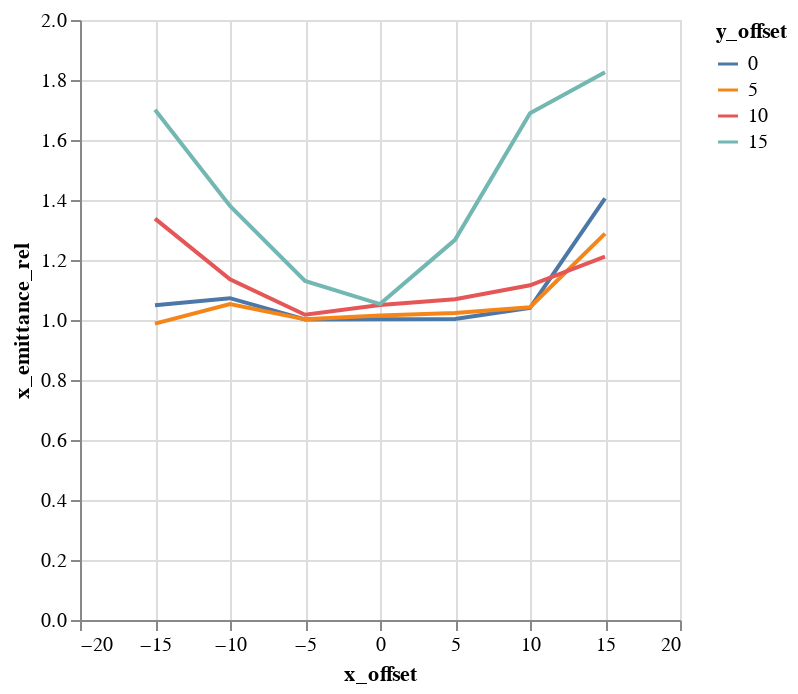

Notebook code for this chart:
### Code cell
alt.Chart(emit_df).mark_line().encode(
    color='y_offset:N',
    x='x_offset',
    y='x_emittance_rel',
)

### Figure 1 — Vega-Lite specification as saved in the notebook (floating-point values rounded to 4 significant figures)
{"$schema": "https://vega.github.io/schema/vega-lite/v1.2.1.json", "data": {"values": [{"losses": 163, "relbeta": 0.002308, "sourceID": 16777222, "sourceName": "x_-15_y_0", "x_emittance": 1.701, "x_emittance_rel": 1.049, "x_norm_emittance": 0.003926, "x_offset": -15, "y_emittance": 1.558, "y_emittance_rel": 0.9911, "y_norm_emittance": 0.003597, "y_offset": 0}, {"losses": 156, "relbeta": 0.002308, "sourceID": 16777229, "sourceName": "x_-15_y_5", "x_emittance": 1.574, "x_emittance_rel": 0.9878, "x_norm_emittance": 0.003632, "x_offset": -15, "y_emittance": 1.566, "y_emittance_rel": 0.9826, "y_norm_emittance": 0.003615, "y_offset": 5}, {"losses": 155, "relbeta": 0.002308, "sourceID": 16777236, "sourceName": "x_-15_y_10", "x_emittance": 2.163, "x_emittance_rel": 1.338, "x_norm_emittance": 0.004993, "x_offset": -15, "y_emittance": 1.788, "y_emittance_rel": 1.12, "y_norm_emittance": 0.004127, "y_offset": 10}, {"losses": 144, "relbeta": 0.002308, "sourceID": 16777243, "sourceName": "x_-15_y_15", "x_emittance": 2.842, "x_emittance_rel": 1.701, "x_norm_emittance": 0.006561, "x_offset": -15, "y_emittance": 3.536, "y_emittance_rel": 2.128, "y_norm_emittance": 0.008163, "y_offset": 15}, {"losses": 2, "relbeta": 0.002308, "sourceID": 16777220, "sourceName": "x_-10_y_0", "x_emittance": 1.708, "x_emittance_rel": 1.073, "x_norm_emittance": 0.003943, "x_offset": -10, "y_emittance": 1.567, "y_emittance_rel": 1.01, "y_norm_emittance": 0.003618, "y_offset": 0}, {"losses": 2, "relbeta": 0.002308, "sourceID": 16777227, "sourceName": "x_-10_y_5", "x_emittance": 1.699, "x_emittance_rel": 1.053, "x_norm_emittance": 0.003921, "x_offset": -10, "y_emittance": 1.608, "y_emittance_rel": 1.017, "y_norm_emittance": 0.003711, "y_offset": 5}, {"losses": 3, "relbeta": 0.002308, "sourceID": 16777234, "sourceName": "x_-10_y_10", "x_emittance": 1.688, "x_emittance_rel": 1.135, "x_norm_emittance": 0.003896, "x_offset": -10, "y_emittance": 1.75, "y_emittance_rel": 1.051, "y_norm_emittance": 0.00404, "y_offset": 10}, {"losses": 1, "relbeta": 0.002308, "sourceID": 16777241, "sourceName": "x_-10_y_15", "x_emittance": 2.001, "x_emittance_rel": 1.38, "x_norm_emittance": 0.00462, "x_offset": -10, "y_emittance": 2.107, "y_emittance_rel": 1.289, "y_norm_emittance": 0.004863, "y_offset": 15}, {"losses": 0, "relbeta": 0.002308, "sourceID": 16777218, "sourceName": "x_-5_y_0", "x_emittance": 1.68, "x_emittance_rel": 1.002, "x_norm_emittance": 0.003878, "x_offset": -5, "y_emittance": 1.72, "y_emittance_rel": 1.001, "y_norm_emittance": 0.00397, "y_offset": 0}, {"losses": 0, "relbeta": 0.002308, "sourceID": 16777225, "sourceName": "x_-5_y_5", "x_emittance": 1.527, "x_emittance_rel": 1.002, "x_norm_emittance": 0.003524, "x_offset": -5, "y_emittance": 1.627, "y_emittance_rel": 1.001, "y_norm_emittance": 0.003757, "y_offset": 5}, {"losses": 0, "relbeta": 0.002308, "sourceID": 16777232, "sourceName": "x_-5_y_10", "x_emittance": 1.538, "x_emittance_rel": 1.017, "x_norm_emittance": 0.00355, "x_offset": -5, "y_emittance": 1.559, "y_emittance_rel": 1.009, "y_norm_emittance": 0.003599, "y_offset": 10}, {"losses": 0, "relbeta": 0.002308, "sourceID": 16777239, "sourceName": "x_-5_y_15", "x_emittance": 1.912, "x_emittance_rel": 1.13, "x_norm_emittance": 0.004414, "x_offset": -5, "y_emittance": 1.771, "y_emittance_rel": 1.177, "y_norm_emittance": 0.004088, "y_offset": 15}, {"losses": 0, "relbeta": 0.002308, "sourceID": 16777216, "sourceName": "x_0_y_0", "x_emittance": 1.544, "x_emittance_rel": 1.003, "x_norm_emittance": 0.003565, "x_offset": 0, "y_emittance": 1.538, "y_emittance_rel": 1.001, "y_norm_emittance": 0.003551, "y_offset": 0}, {"losses": 0, "relbeta": 0.002308, "sourceID": 16777223, "sourceName": "x_0_y_5", "x_emittance": 1.564, "x_emittance_rel": 1.015, "x_norm_emittance": 0.003609, "x_offset": 0, "y_emittance": 1.534, "y_emittance_rel": 0.9996, "y_norm_emittance": 0.003542, "y_offset": 5}, {"losses": 0, "relbeta": 0.002308, "sourceID": 16777230, "sourceName": "x_0_y_10", "x_emittance": 1.473, "x_emittance_rel": 1.05, "x_norm_emittance": 0.0034, "x_offset": 0, "y_emittance": 1.528, "y_emittance_rel": 1.035, "y_norm_emittance": 0.003526, "y_offset": 10}, {"losses": 0, "relbeta": 0.002308, "sourceID": 16777237, "sourceName": "x_0_y_15", "x_emittance": 1.862, "x_emittance_rel": 1.053, "x_norm_emittance": 0.004299, "x_offset": 0, "y_emittance": 1.724, "y_emittance_rel": 1.069, "y_norm_emittance": 0.00398, "y_offset": 15}, {"losses": 0, "relbeta": 0.002308, "sourceID": 16777217, "sourceName": "x_5_y_0", "x_emittance": 1.555, "x_emittance_rel": 1.003, "x_norm_emittance": 0.003589, "x_offset": 5, "y_emittance": 1.674, "y_emittance_rel": 1.0, "y_norm_emittance": 0.003865, "y_offset": 0}, {"losses": 0, "relbeta": 0.002308, "sourceID": 16777224, "sourceName": "x_5_y_5", "x_emittance": 1.639, "x_emittance_rel": 1.023, "x_norm_emittance": 0.003784, "x_offset": 5, "y_emittance": 1.51, "y_emittance_rel": 1.024, "y_norm_emittance": 0.003485, "y_offset": 5}, {"losses": 0, "relbeta": 0.002308, "sourceID": 16777231, "sourceName": "x_5_y_10", "x_emittance": 1.564, "x_emittance_rel": 1.069, "x_norm_emittance": 0.003609, "x_offset": 5, "y_emittance": 1.746, "y_emittance_rel": 1.095, "y_norm_emittance": 0.00403, "y_offset": 10}, {"losses": 0, "relbeta": 0.002308, "sourceID": 16777238, "sourceName": "x_5_y_15", "x_emittance": 2.025, "x_emittance_rel": 1.267, "x_norm_emittance": 0.004675, "x_offset": 5, "y_emittance": 2.122, "y_emittance_rel": 1.348, "y_norm_emittance": 0.004899, "y_offset": 15}, {"losses": 0, "relbeta": 0.002308, "sourceID": 16777219, "sourceName": "x_10_y_0", "x_emittance": 1.581, "x_emittance_rel": 1.041, "x_norm_emittance": 0.00365, "x_offset": 10, "y_emittance": 1.601, "y_emittance_rel": 1.001, "y_norm_emittance": 0.003696, "y_offset": 0}, {"losses": 0, "relbeta": 0.002308, "sourceID": 16777226, "sourceName": "x_10_y_5", "x_emittance": 1.509, "x_emittance_rel": 1.042, "x_norm_emittance": 0.003484, "x_offset": 10, "y_emittance": 1.569, "y_emittance_rel": 1.042, "y_norm_emittance": 0.003623, "y_offset": 5}, {"losses": 0, "relbeta": 0.002308, "sourceID": 16777233, "sourceName": "x_10_y_10", "x_emittance": 1.944, "x_emittance_rel": 1.116, "x_norm_emittance": 0.004488, "x_offset": 10, "y_emittance": 1.819, "y_emittance_rel": 1.128, "y_norm_emittance": 0.004198, "y_offset": 10}, {"losses": 0, "relbeta": 0.002308, "sourceID": 16777240, "sourceName": "x_10_y_15", "x_emittance": 2.657, "x_emittance_rel": 1.689, "x_norm_emittance": 0.006133, "x_offset": 10, "y_emittance": 2.748, "y_emittance_rel": 1.818, "y_norm_emittance": 0.006343, "y_offset": 15}, {"losses": 0, "relbeta": 0.002308, "sourceID": 16777221, "sourceName": "x_15_y_0", "x_emittance": 2.106, "x_emittance_rel": 1.405, "x_norm_emittance": 0.004861, "x_offset": 15, "y_emittance": 1.579, "y_emittance_rel": 1.001, "y_norm_emittance": 0.003645, "y_offset": 0}, {"losses": 1, "relbeta": 0.002308, "sourceID": 16777228, "sourceName": "x_15_y_5", "x_emittance": 2.025, "x_emittance_rel": 1.288, "x_norm_emittance": 0.004674, "x_offset": 15, "y_emittance": 1.5, "y_emittance_rel": 1.01, "y_norm_emittance": 0.003462, "y_offset": 5}, {"losses": 0, "relbeta": 0.002308, "sourceID": 16777235, "sourceName": "x_15_y_10", "x_emittance": 1.966, "x_emittance_rel": 1.212, "x_norm_emittance": 0.004539, "x_offset": 15, "y_emittance": 1.791, "y_emittance_rel": 1.108, "y_norm_emittance": 0.004134, "y_offset": 10}, {"losses": 0, "relbeta": 0.002308, "sourceID": 16777242, "sourceName": "x_15_y_15", "x_emittance": 2.766, "x_emittance_rel": 1.826, "x_norm_emittance": 0.006386, "x_offset": 15, "y_emittance": 3.384, "y_emittance_rel": 2.132, "y_norm_emittance": 0.007812, "y_offset": 15}]}, "encoding": {"color": {"field": "y_offset", "type": "nominal"}, "x": {"field": "x_offset", "type": "quantitative"}, "y": {"field": "x_emittance_rel", "type": "quantitative"}}, "mark": "line"}
